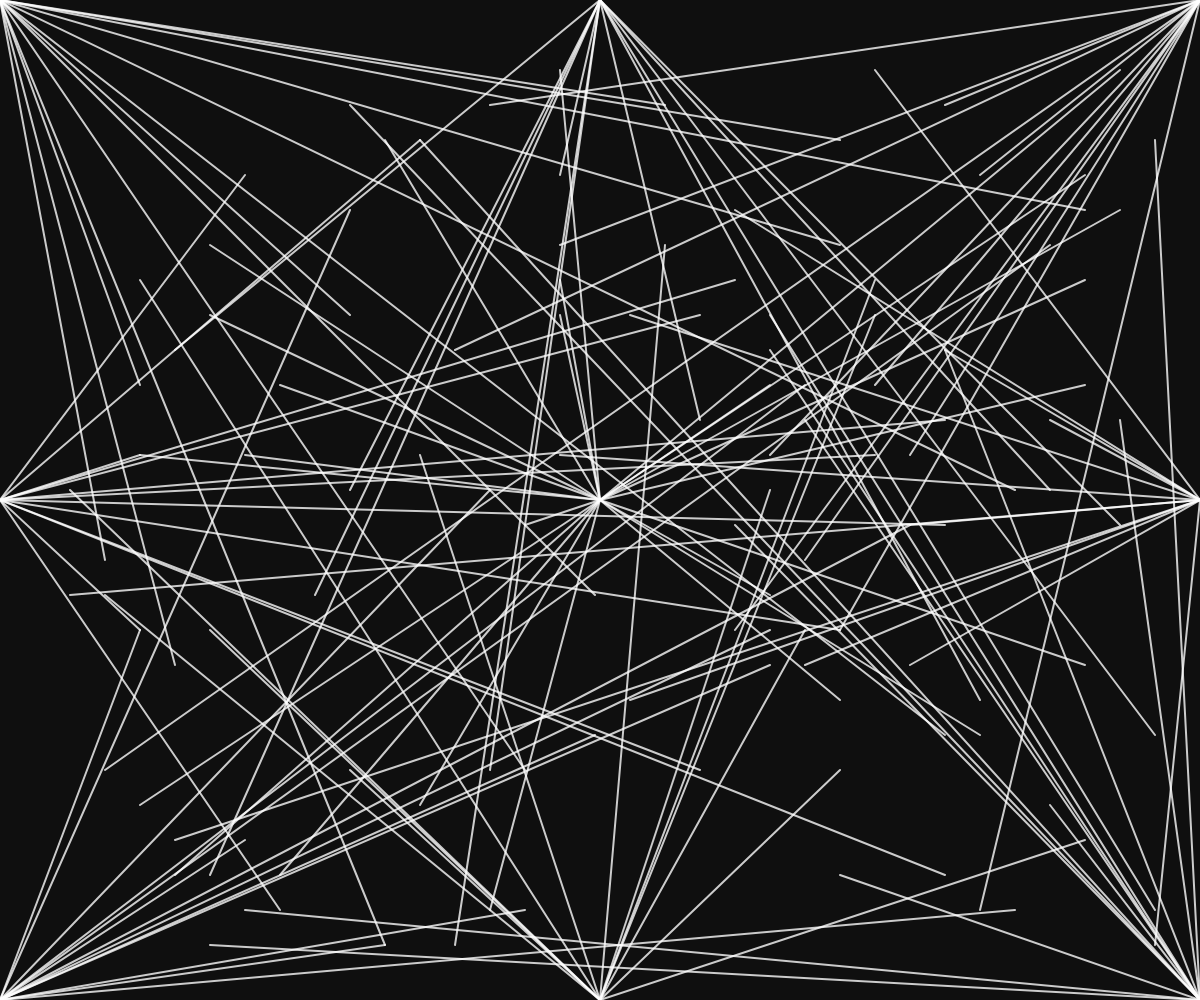
Frame 1 (no input)
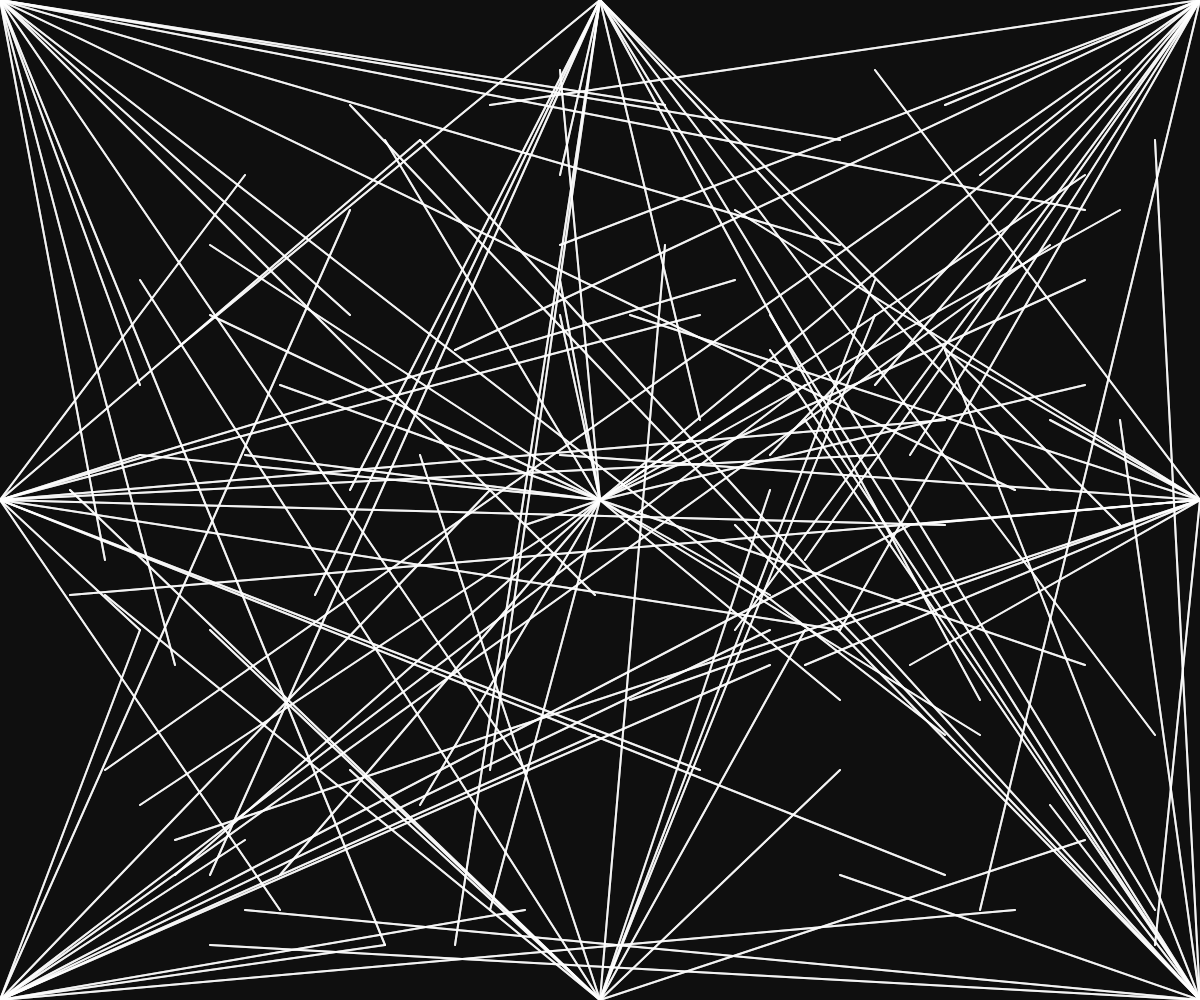
Frame 2 (the mouse pressed at the canvas centre, redrawn once)

The p5.js sketch that drew these frames (run headless with seeded random() and noise() and a simulated clock; the mouse was pressed at the canvas centre and the sketch redrawn once):

// p5.js sketch
// ── sketch.js
// Sol Lewitt's Wall Drawing 289 in p5.js by Sohan Murthy

// A 6-inch (15 cm) grid covering each of the four black walls.
// White lines to points on the grids.
// Twenty-four lines from the center,
// twelve lines from the midpoint of each of the sides,
// twelve lines from each corner.
// (The length of the lines and their placement are determined by the drafter.)
//
// Original: January 1976

// Whitney Museum of American Art, New York, Purchase with funds from the Gilman Foundation, Inc. 78.1.1-4
// http://massmoca.org/event/walldrawing289/


var drawLinesEdgesTopLeft = [];
var drawLinesEdgesTopRight = [];
var drawLinesEdgesBottomRight = [];
var drawLinesEdgesBottomLeft = [];

var drawLinesTopCenter = [];
var drawLinesBottomCenter = [];
var drawLinesLeftCenter = [];
var drawLinesRightCenter = [];

var drawLinesCenter = [];

var screenRatio;
var interval;
var boundary;

function setup(){

  createCanvas(windowWidth, windowHeight);
  background(15);

  screenRatio = floor((width*height)/10000);

  if(screenRatio <= 25){
    screenRatio = 15;
  } else if(screenRatio >= 35) {
    screenRatio = 35;
  } else{
    screenRatio = screenRatio;
  }

  interval = screenRatio;
  boundary = screenRatio*1.5;

  // twelve lines from the midpoint of each of the sides,
  // twelve lines from each corner.
  for(var i = 0; i <= 12; i++){
    drawLinesEdgesTopLeft.push(new DrawLine());
    drawLinesEdgesTopRight.push(new DrawLine());
    drawLinesEdgesBottomRight.push(new DrawLine());
    drawLinesEdgesBottomLeft.push(new DrawLine());

    drawLinesTopCenter.push(new DrawLine());
    drawLinesBottomCenter.push(new DrawLine());
    drawLinesLeftCenter.push(new DrawLine());
    drawLinesRightCenter.push(new DrawLine());

  }


  for(var i = 0; i <= 24; i++){
    drawLinesCenter.push(new DrawLine());
  }

  noLoop();

}


function draw(){

// twelve lines from each corner.

  for(var i = 0; i < drawLinesEdgesTopLeft.length; i++){
    drawLinesEdgesTopLeft[i].display(0,0);
  }

  for(var i = 0; i < drawLinesEdgesTopRight.length; i++){
    drawLinesEdgesTopRight[i].display(width,0);
  }

  for(var i = 0; i < drawLinesEdgesBottomRight.length; i++){
    drawLinesEdgesBottomRight[i].display(width,height);
  }

  for(var i = 0; i < drawLinesEdgesBottomLeft.length; i++){
    drawLinesEdgesBottomLeft[i].display(0,height);
  }

  // twelve lines from the midpoint of each of the sides,

  for(var i = 0; i < drawLinesTopCenter.length; i++){
    drawLinesTopCenter[i].display(width/2,0);
  }

  for(var i = 0; i < drawLinesBottomCenter.length; i++){
    drawLinesBottomCenter[i].display(width/2,height);
  }

  for(var i = 0; i < drawLinesLeftCenter.length; i++){
    drawLinesLeftCenter[i].display(0,height/2);
  }

  for(var i = 0; i < drawLinesRightCenter.length; i++){
    drawLinesRightCenter[i].display(width,height/2);
  }

// Twenty-four lines from the center,

  for(var i = 0; i < drawLinesCenter.length; i++){
    drawLinesCenter[i].display(width/2,height/2);
  }

}





function DrawLine (){

  this.xDest = Math.ceil(random(boundary, width-boundary)/interval)*interval;
  this.yDest = Math.ceil(random(boundary, height-boundary)/interval)*interval;

  this.display = function(xOrigin, yOrigin){
    this.x = xOrigin;
    this.y = yOrigin;

    //diagnostic that end points are in a grid
    // noStroke();
    // fill(255,0,0);
    // ellipse(this.xDest, this.yDest, 10, 10);

    stroke(255, 255, 255, 200);
    strokeWeight(2);
    line(this.x, this.y, this.xDest, this.yDest);



  }
}
